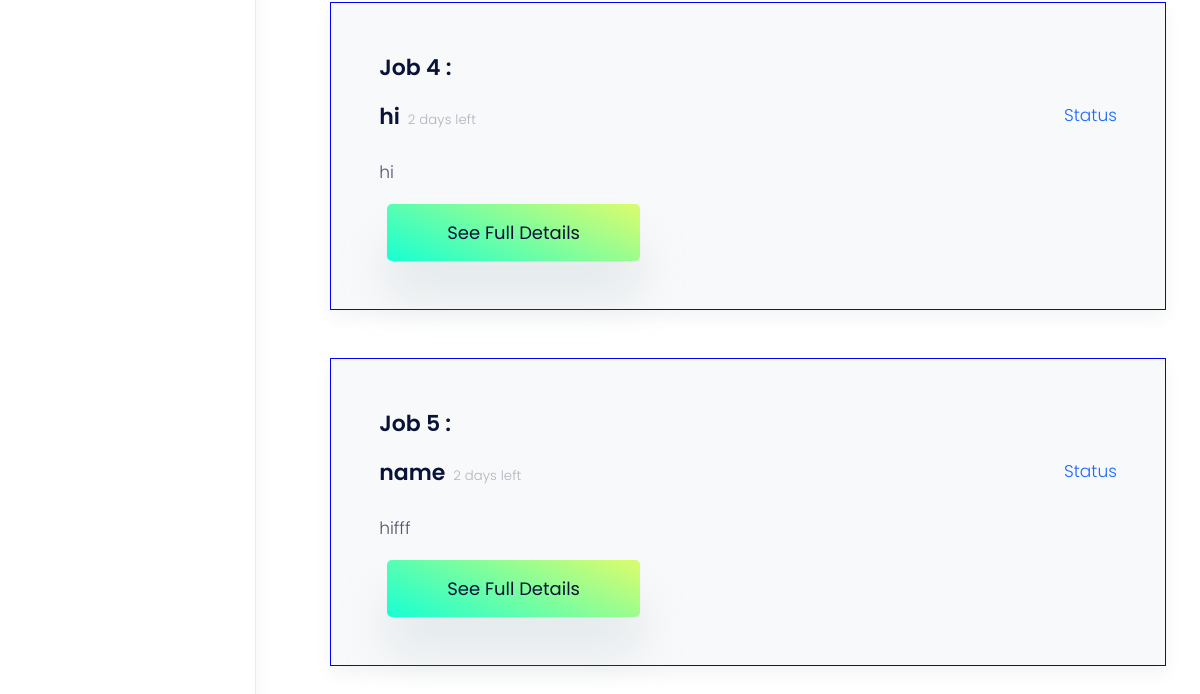
The page /buyer/projects/allProjects/ (lower part) on the database as committed earlier.
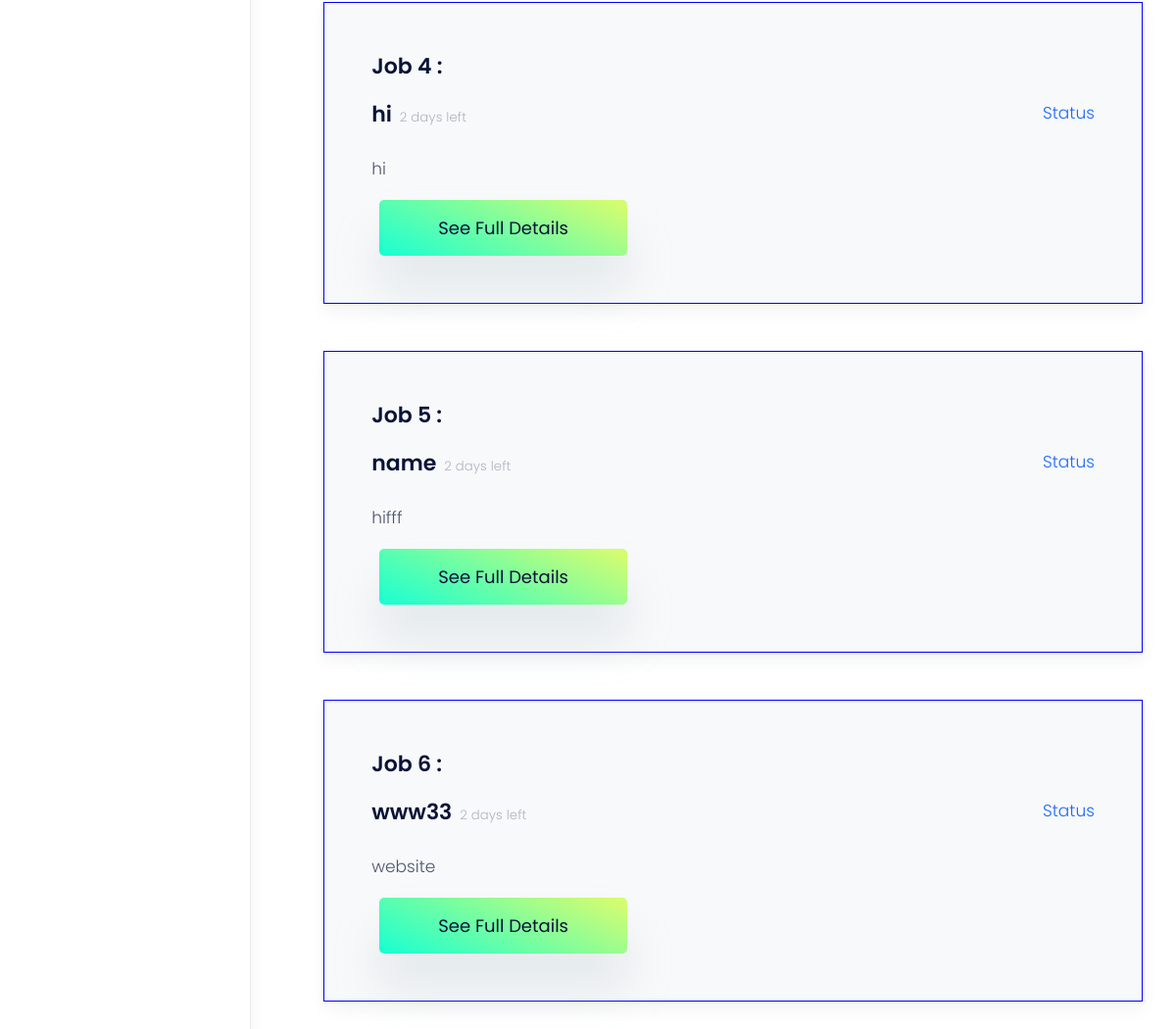
The same page on the database as committed later.
### buyer/models.py (models this page shows)
class postJob(models.Model):
    project_name= models.CharField(max_length=100)
    about_project=models.CharField(max_length=150 )

### buyer/views.py (the view)
# urls.py: path('projects/allProjects/', views.allProjects,name="buyerAllProject" ),
def allProjects(request):
    project_list=postJob.objects.all()
    context={'project_list':project_list}
    return render(request,"buyerAllProject.html",context)

### buyer/templates/buyerAllProject.html (shortened to what this page needs)
{% extends 'buyer_base.html' %}
{% load static %}
{% block content %}
<main role="main" class="main-content">
    <div class="container">
      <div class="row justify-content-center">
        <div class="col-12">
            <ul>
                {%for project in project_list%}
                <div class="container bg-light  my-5 p-5  shadow "style="border: 1px solid blue">
                <h4>Job {{forloop.counter}} : </h4>
                <div class="d-flex justify-content-between my-3 ">
                  <h4>{{project.project_name}}<small class="text-muted px-2">2 days left</small> </h4>
                  <a href="projectStatus.html">Status</a>
                </div>
                <div>
                  <p>{{project.about_project}}</p>
                  <a  class="btn btn-primary ml-lg-2 primary-shadow" href="projectDetailsBuyer.html">See Full Details</a>
                </div>
              </div>
              {%endfor%}
            </ul>
        </div>
      </div>
    </div>
{% endblock content %}

Rows that differ between the two databases and show on the page:
added postJob: project_name "www33", about_project "website"
